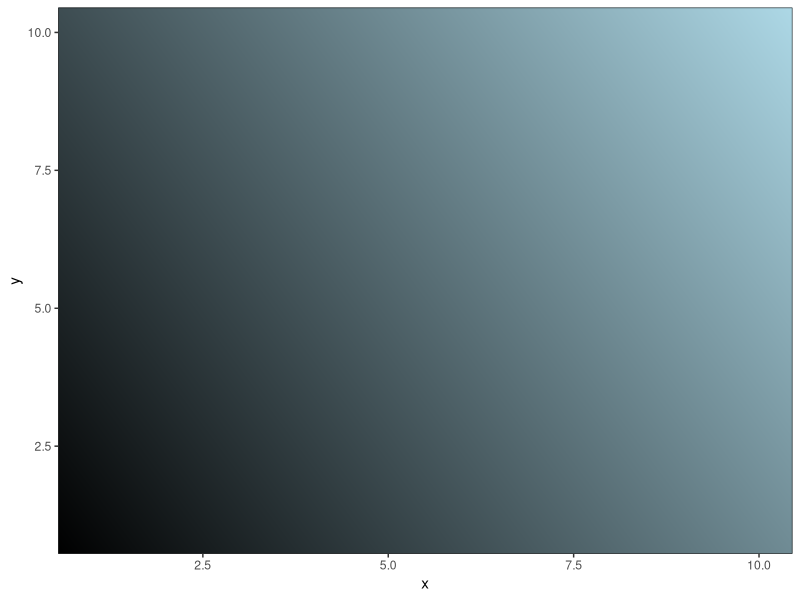

Reproduce this figure in R.
library (ggplot2)
library(grid)
library(gridExtra)

# Dummy plot
df <- data.frame(x = 1:10, y = 1:10)
base <- ggplot(df, aes(x, y)) + geom_point(color= "blue") +
  annotation_custom(
  grob = grid::rectGrob(
    gp = grid::gpar(fill = linearGradient(colours = c("black","lightblue")), col = "black")
  ),
  xmin = -Inf, xmax = Inf, ymin = -Inf, ymax = Inf)

base
